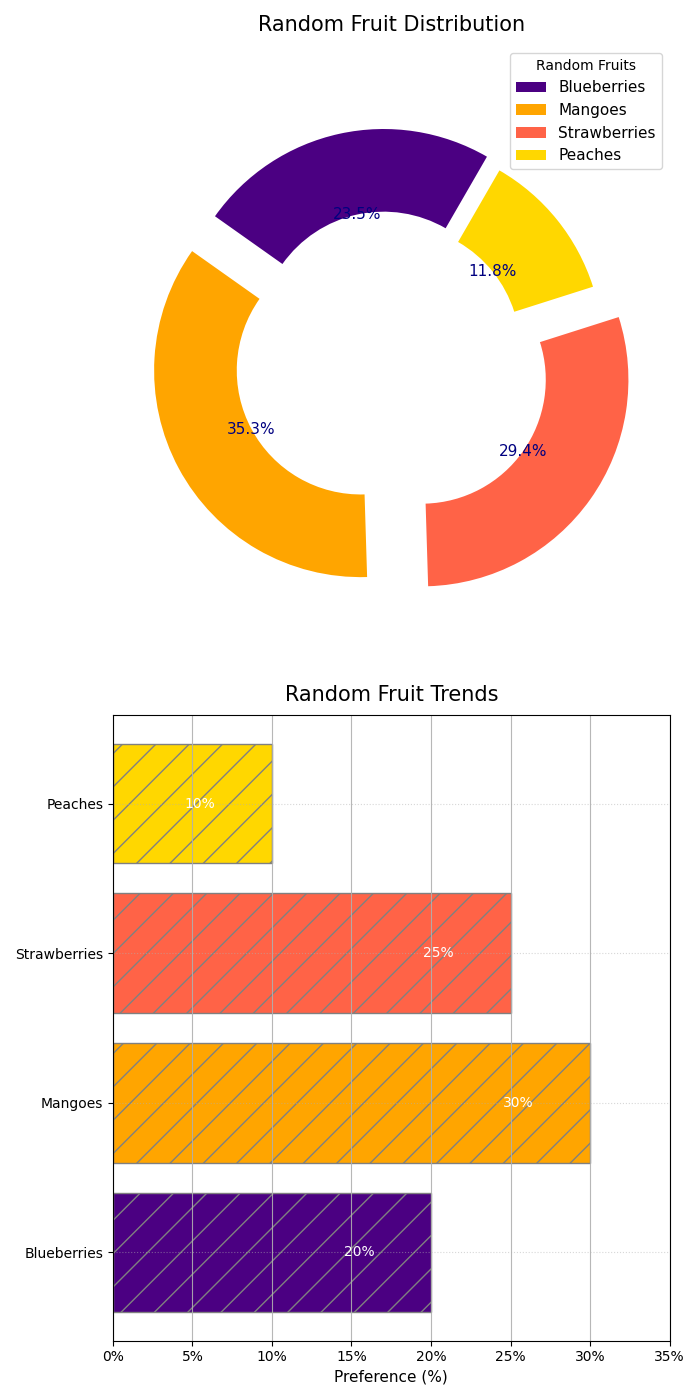

Reproduce this figure in Python.
import matplotlib.pyplot as plt

# Data
fruit_types = ['Blueberries', 'Mangoes', 'Strawberries', 'Peaches']
percentages = [20, 30, 25, 10]
colors = ['#4B0082', '#FFA500', '#FF6347', '#FFD700']

# Subplots in a 2x1 arrangement
fig, (ax1, ax2) = plt.subplots(2, 1, figsize=(7, 14))

# Donut Pie Chart
explode = (0.1, 0.15, 0.2, 0.05)
wedges, texts, autotexts = ax1.pie(
    percentages, labels=None, autopct='%1.1f%%', startangle=60,
    colors=colors, explode=explode, shadow=False, textprops=dict(color="navy"),
    wedgeprops=dict(width=0.4))  # Width argument added here

plt.setp(texts, size=11, weight="normal")
plt.setp(autotexts, size=11, weight="normal")
ax1.set_title('Random Fruit Distribution', fontsize=15, fontweight='normal', pad=10)

ax1.axis('equal')
ax1.legend(wedges, fruit_types, title="Random Fruits", loc="upper right", fontsize=11)

# Horizontal Bar Chart
bars = ax2.barh(fruit_types, percentages, color=colors, edgecolor='grey', hatch="/")
ax2.set_title('Random Fruit Trends', fontsize=15, fontweight='normal', pad=10)
ax2.set_xlabel("Preference (%)", fontsize=11)
ax2.set_xlim(0, 35)
ax2.xaxis.set_major_formatter(plt.FuncFormatter(lambda x, _: f'{int(x)}%'))
ax2.xaxis.grid(True, linestyle='-', alpha=0.9)
ax2.yaxis.grid(True, linestyle=':', alpha=0.5)

# Bar labels
for bar, percentage in zip(bars, percentages):
    ax2.text(bar.get_width() - 5.5, bar.get_y() + bar.get_height() / 2, f'{percentage}%', 
             va='center', ha='left', color='white', fontsize=10, fontweight='normal')

plt.tight_layout()
plt.show()
